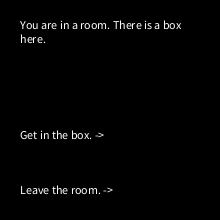
Frame 1 (no input)
Frame 60 (the mouse pressed at the canvas centre just before this capture): identical to frame 1, image omitted
Frame 120 (the mouse held since frame 60 and released just before this capture): identical to frame 1, image omitted

The Processing sketch that drew this single still picture (run headless with seeded random() and noise(); from frame 60 on, the mouse is pressed at the canvas centre):

// Processing sketch: sketch_170928a
// ── sketch_170928a.pde
class Pair {
  String txt;
  int id;
  Pair(int iid, String itxt){
    id = iid;
    txt = itxt;
  }
}
 class vape {
   String txt;
  int id;
  vape(int iid, String itxt){
    id = iid;
    txt = itxt; 
 }
 }
class State {
  Pair here;
   vape hey;
  ArrayList<vape> links;
  State(int iid, String itxt){
    here = new Pair(iid, itxt);
    hey = new vape(iid, itxt);
    links = new ArrayList();
  }
  void addlink(int toid, String option_txt){
    links.add( new vape(toid, option_txt) );
  }
  void draw(){
    text(here.txt,20,20,width-40,height/2-20);
    // This could be more dynamic.
    for(int i=0; i< links.size(); i++){
      text(links.get(i).txt, 20,height/2+20+(i*height/4),width-40,height/4);
    }
  }
  void mouse(){
    // This could be more dynamic too.
    if(mouseY>3*height/4){ if(links.size() > 1){ state = links.get(1).id;} return;}
    if(mouseY>height/2){ state = links.get(0).id; return;}
  }
}
 
State[] states = new State[10];
int state = 0;
 
void setup(){
  size(220,220);
 
  states[0] = new State(  0, "You are in a room. There is a box here.");
  states[0].addlink(  1, "Get in the box. ->");
  states[0].addlink(  2, "Leave the room. ->");
 
  states[1] = new State(  1, "You are in a box.");
  states[1].addlink(  0, "Leave the box. ->");
 
  states[2] = new State(  2, "You are in outside a room.");
  states[2].addlink(  0, "Enter the room. ->");
  
  states[3] = new State(  2, "You are in outside a room.");
  states[3].addlink(  0, "Enter the room. ->");
  states[3].addlink(  1, "Enter the  second room. ->");
 
}
 
void draw(){
  background(0);
  fill(255);
  states[state].draw();
}
 
void mousePressed(){
  states[state].mouse();
}
